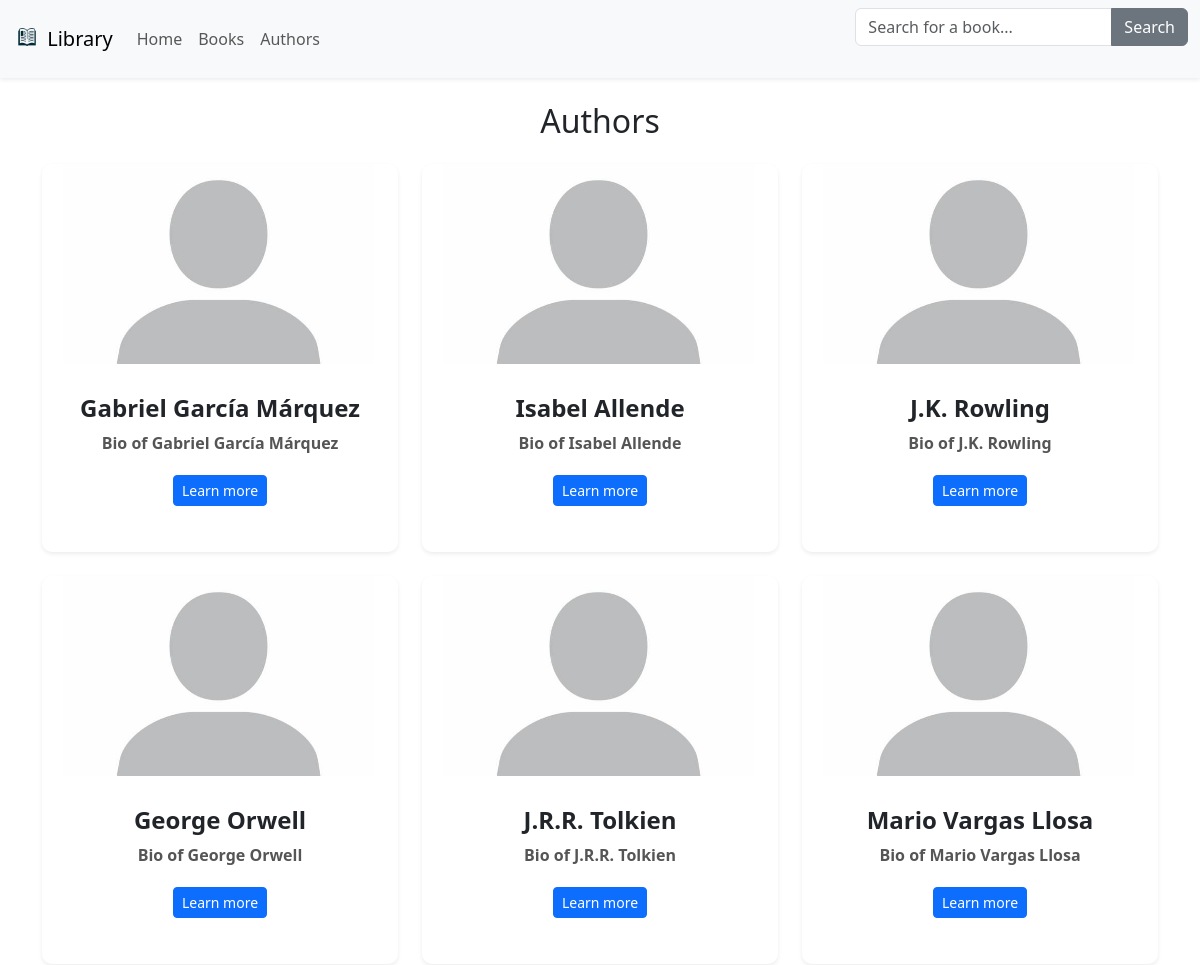
/authors/ (upper part), run on an earlier commit of the app's database.
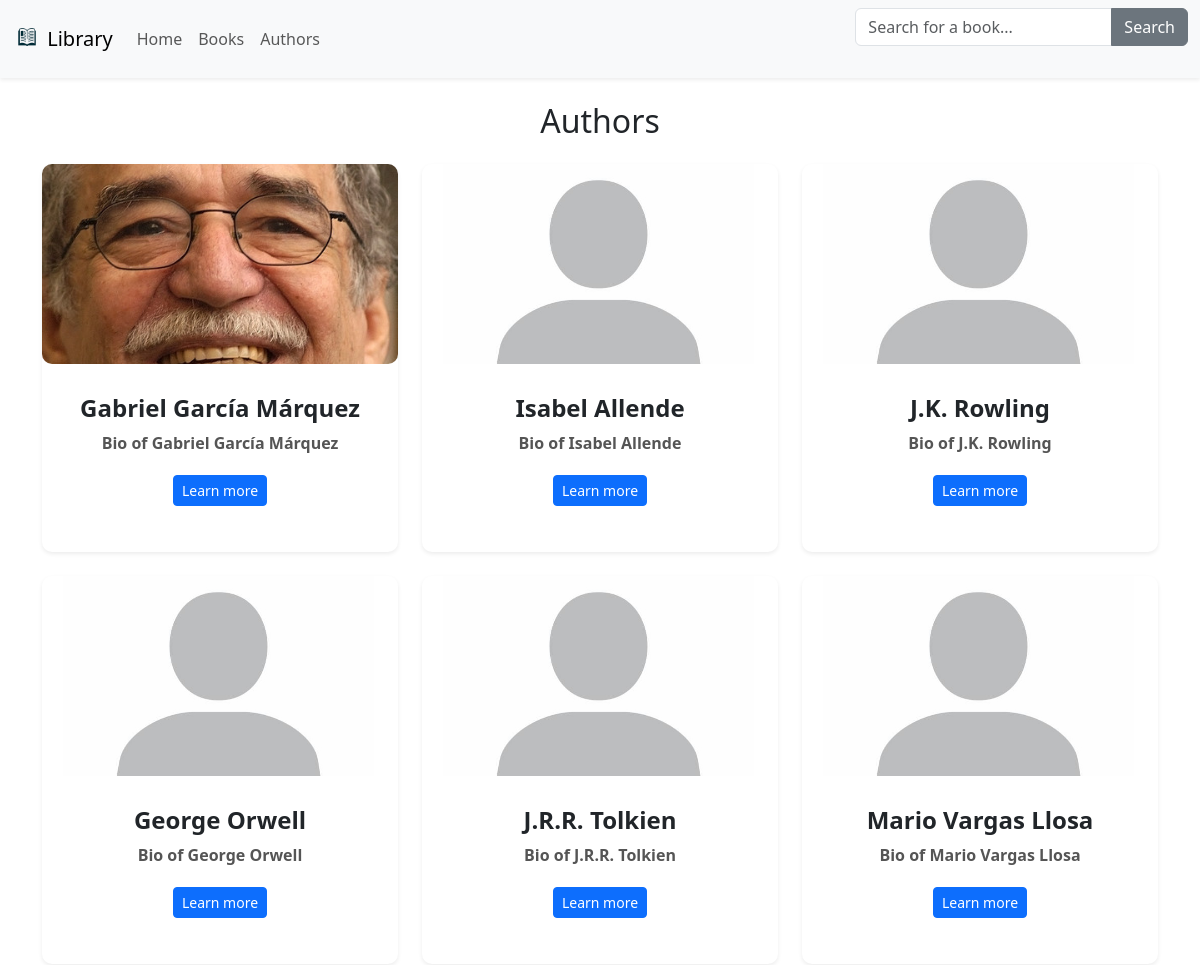
And on a later commit of the database.
### books/models.py (models this page shows, shortened)
class Author(models.Model):
    name = models.CharField(max_length=255)
    bio = models.TextField()
    image = models.ImageField(upload_to='authors/images/',blank=True, null=True)
    readers = models.PositiveIntegerField(default=1, validators=[MinValueValidator(1)])

### books/views.py (the view)
# urls.py: path('authors/',views.ListAuthors.as_view(), name='authors'),
class ListAuthors(ListView):
    template_name = "authors/author_list.html"
    model = Author
    context_object_name = "authors"
    def get_queryset(self):
        return Author.objects.all().order_by("-readers")

### books/templates/authors/author_list.html
{% extends "books/base.html" %} {% load static %} {% block content %}
<link rel="stylesheet" href="{% static 'authors/style.css' %}" />
<div class="container mt-4">
  <div class="section-title text-center mt-4">
    <h2>Authors</h2>
    <div class="row mt-4">
      {% for author in authors %}
      <div class="col-lg-4 col-md-6 mb-4">
        <div class="card h-100 shadow-sm">
          <img
            src="{% if author.image %}{{ author.image.url }}{% else %}{% static 'authors/predeterminado.jpg' %}{% endif %}"
            class="card-img-top"
            alt="{{ author.name }}"
            style="height: 200px; object-fit: cover"
          />
          <div class="card-body">
            <h5 class="card-title">{{ author.name }}</h5>
            <p class="card-text">{{ author.bio }}</p>
            <a
              href="{% url 'book:authors_detail' author.id %}"
              class="btn btn-primary btn-sm mb-3"
              >Learn more</a
            >
          </div>
        </div>
      </div>
      {% endfor %}
    </div>
  </div>
</div>
{% endblock %}

What changed in the data, as far as the page shows it:
changed Author "Gabriel García Márquez": image: picture added in place of a placeholder
